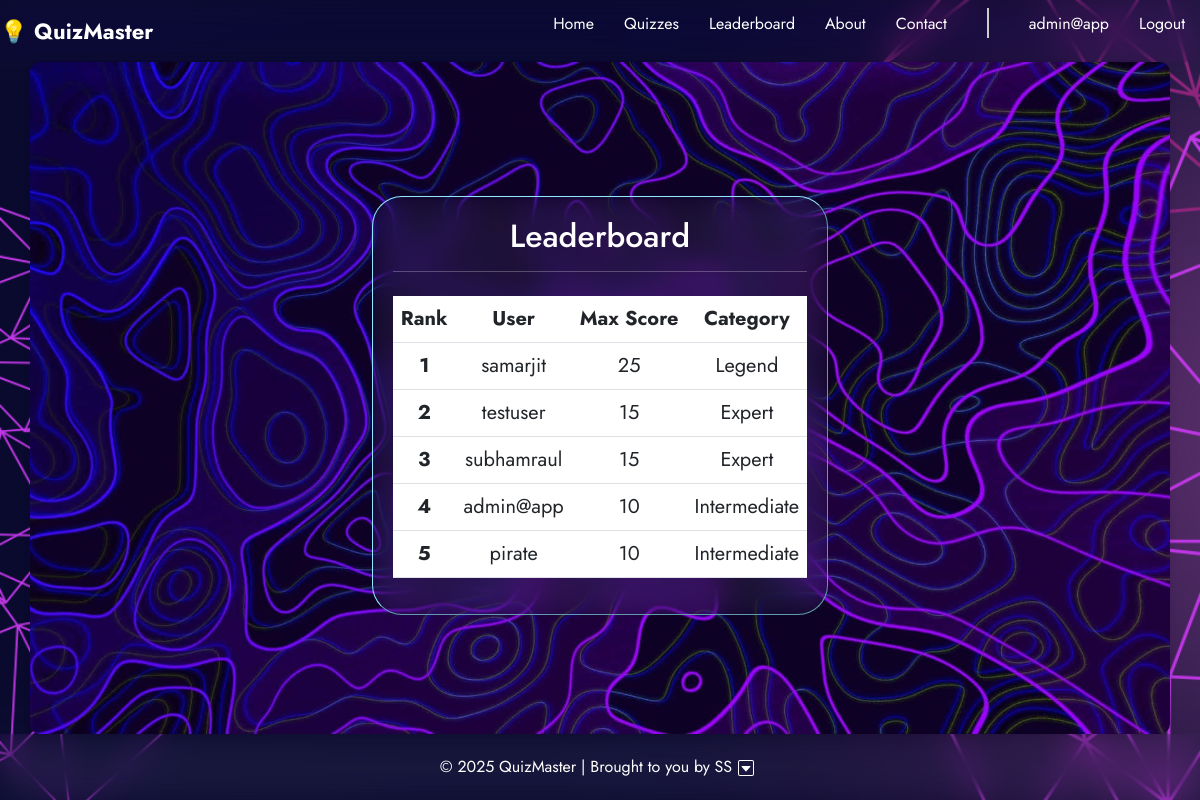
The page /leaderboard (signed in) on the database its author committed.
### app/models.py (models this page shows, shortened)
class User(db.Model,UserMixin):
    id=db.Column(db.Integer,primary_key=True)
    username=db.Column(db.String(20),unique=True,nullable=False)
    email=db.Column(db.String(),unique=True, nullable=False)
    pro_img=db.Column(db.String(),nullable=False,default='default.png')
    password=db.Column(db.String(10),nullable=False)
    max_score=db.Column(db.Integer,nullable=False,default=0)
    category=db.Column(db.String(),nullable=False,default='Starter')

### app/quiz/routes.py (the view)
@login_required
@quiz.route("/leaderboard")
def ldb():
    user_lst=User.query.all()
    user_lst=sorted(user_lst,key=lambda tup:tup.max_score,reverse=True)
    return render_template('leaderboard.html', title="Leaderboard",user_lst=user_lst)

### app/models.py (called while the page is built)
@login_manager.user_loader
def load_user(user_id):
    return User.query.get(int(user_id))

### app/templates/leaderboard.html (shortened to what this page needs)
{% extends "layout.html" %}
        {% block content %}
            <div class="inner_cont1">
                <h2>Leaderboard</h2>
                <hr>
                    <table class="table table-hover mt-4 fs-5">
                        <thead>
                            <tr>
                                <th scope="col">Rank</th>
                                <th scope="col">User</th>
                                <th scope="col">Max Score</th>
                                <th scope="col">Category</th>
                            </tr>
                        </thead>
                        {% for user in user_lst %}
                            <tbody>
                                <tr>
                                    <th scope="row">{{loop.index}}</th>
                                    <td>{{user.username}}</td>
                                    <td>{{user.max_score}}</td>
                                    <td>{{user.category}}</td>
                                </tr>
                            </tbody>
                        {%endfor%}
                    </table>
            </div>
        {% endblock %}

### app/templates/layout.html (shortened to what this page needs)
<!DOCTYPE html>
<html lang="en">
<head>
    <link rel="stylesheet" href="{{ url_for('static', filename='styles.css') }}">
    <link href="https://cdn.jsdelivr.net/npm/bootstrap@5.3.0/dist/css/bootstrap.min.css" rel="stylesheet">
</head>
<body>
    <nav class="navbar">
        <div class="logo"> 💡 QuizMaster </div>
        <ul class="nav-links">
            <li><a href="{{ url_for('main.home') }}">Home</a></li>
            <li><a href=" {{ url_for('quiz.choose_category')}}">Quizzes</a></li>
            <li><a href="{{ url_for('quiz.ldb')}}">Leaderboard</a></li>
            <li><a href="{{url_for('main.about')}}">About</a></li>
            <li><a href="{{url_for('main.contact')}}">Contact</a></li>
            <li><div class="divider"></div></li>
            {% if current_user.is_authenticated %}
                <li><a href="{{url_for('users.profile')}}">{{ current_user.username}}</a></li>
                <li><a href="{{url_for('users.logout')}}">Logout</a></li>
            {% else %}
                <li><a href="{{ url_for('users.login') }}">Login</a></li>
                <li><a href="{{ url_for('users.register') }}">Register</a></li>
            {% endif %}
        </ul>
    </nav>
    <main class="container">
        {% block content %}{% endblock %}
    </main>
    <footer class="footer">
        <div class="footer-header">
            <p style="margin: 0px;">&copy; 2025 QuizMaster | Brought to you by SS </p>
            <button class="toggle-footer-menu">
            </button>
        </div>
    </footer>
</body>
</html>

### app/static/styles.css (style rules this page uses)
body, html { overflow: auto; height: 100%; }
body { font-family: Arial, sans-serif; margin: 0; padding: 0; background: linear-gradient(135deg, #f5f7fa, #c3cfe2); display: flex; flex-direction: column; min-height: 100vh; background-image: url('bg.png'); background-size: cover; background-position: center; color: rgb(187, 249, 255); position: relative; }
.navbar { display: flex; justify-content: space-between; font-family: "Jost", sans-serif; font-size: 20px; align-items: center; backdrop-filter:blur(15px) saturate(120%); padding: 15px 20px; color: white; text-align: center; }
.navbar .logo { font-size: 22px; color: white; font-weight: bold; }
.nav-links { list-style: none; padding: 0; display: flex; }
.nav-links li { margin: 0 15px; }
.nav-links a { color: white; text-decoration: none; font-size: 16px; transition: 0.3s; }
.container { margin: auto; padding: 20px; font-family: Jost, sans-serif; border-radius: 10px; box-shadow: 0px 4px 6px rgba(0, 0, 0, 0.1); flex-grow: 1; background-image: url('bg1.jpg'); background-blend-mode: overlay; background-size: cover; background-position: center; background-repeat: no-repeat; color: rgb(255, 255, 255); position: relative; display: flex; flex-direction: column; justify-content: center; align-items: center; height: 100vh; text-align: center; }
.footer { color: white; text-align: center; position: sticky; bottom: 0; width: 100%; padding: 10px; backdrop-filter: saturate(150%) blur(15px) brightness(80%) contrast(87%); }
.footer-header { display: flex; justify-content: center; align-items: center; flex-wrap: wrap; padding: 10px 20px; font-family: Jost, sans-serif; }
.toggle-footer-menu { background: none; border: none; color: white; font-size: 16px; cursor: pointer; }
.inner_cont1 { backdrop-filter: saturate(150%) blur(15px) brightness(80%) contrast(87%); border-radius: 30px; padding: 20px; border-style:outset; border-color: rgb(144, 233, 255); border-width: 0.5px; width: auto ; height:auto; }
.divider { border-left: 2px solid #ccc; height: 30px; margin: 0 10px; }

### rows shown on the page
User: username "admin@app", max_score "10", category "Intermediate"
User: username "samarjit", max_score "25", category "Legend"
User: username "testuser", max_score "15", category "Expert"
User: username "subhamraul", max_score "15", category "Expert"
User: username "pirate", max_score "10", category "Intermediate"
